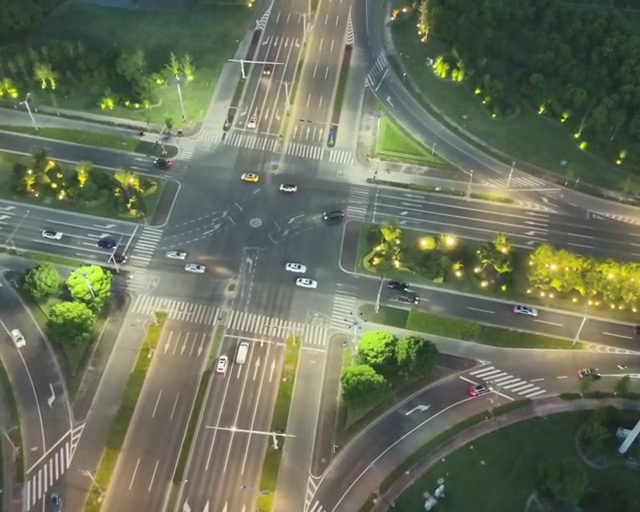
#> input picture fixtures/m3ot/clip/sequences/clip/rgb/000001.jpg, 640 x 512 px
$ python -i features.py   (imports and definitions only)   (older library calls are emulated)
#> lines starting #> are read from the running program, lines starting #| are printed output that depends on the picture
"""Kare istatistikleri (Faz 2 tasarımı §4.1, plan F2 Spec yorumları 7).

CPU'da hızlı, eğitimsiz ölçüler. RGB bellekte BGR uint8 (H, W, 3), IR gri uint8 (H, W).
Hesaplanamayan değer None (asla NaN): sonuçlar doğrudan JSON'a yazılır.
"""

from __future__ import annotations

import math
from functools import lru_cache

import cv2
import numpy as np

from baykus.data.illumination import mean_brightness

FEATURES = (
    "rgb_std",
    "rgb_noise",
    "rgb_blur",
    "rgb_brightness",
    "ir_std",
    "ir_noise",
    "ir_blur",
    "misalign_px",
    "misalign_response",
)

# Immerkær (1996): iki Laplace farkı; doğrusal eğimde ve sabit görüntüde sıfır yanıt
_IMMERKAER = np.array([[1, -2, 1], [-2, 4, -2], [1, -2, 1]], np.float32)


def _gray(bgr: np.ndarray) -> np.ndarray:
    return cv2.cvtColor(bgr, cv2.COLOR_BGR2GRAY)


# OpenCV istatistikleri numpy'dan ≈ 5-10 kat hızlı (tasarım §4.1: hedef < 5 ms / kare)
def pixel_std(gray: np.ndarray) -> float:
    return float(cv2.meanStdDev(gray)[1][0, 0])


# [7 lines left out: function noise_sigma, not called in this run]


def blur_score(gray: np.ndarray) -> float:
    """Laplace varyansı: düşükse görüntü bulanık."""
    return float(cv2.meanStdDev(cv2.Laplacian(gray, cv2.CV_32F))[1][0, 0] ** 2)


def _edges(gray: np.ndarray) -> np.ndarray:
    small = cv2.resize(
        gray, (gray.shape[1] // 2, gray.shape[0] // 2), interpolation=cv2.INTER_AREA
    ).astype(np.float64)
    gx = cv2.Sobel(small, cv2.CV_64F, 1, 0)
    gy = cv2.Sobel(small, cv2.CV_64F, 0, 1)
    return cv2.magnitude(gx, gy)


@lru_cache(maxsize=4)
def _window(w: int, h: int) -> np.ndarray:
    return cv2.createHanningWindow((w, h), cv2.CV_64F)


# [47 lines left out: functions misalign_vector, misalign, frame_features, not called in this run]

>>> import cv2
>>> picture = cv2.imread('../../../../fixtures/m3ot/clip/sequences/clip/rgb/000001.jpg', cv2.IMREAD_GRAYSCALE)
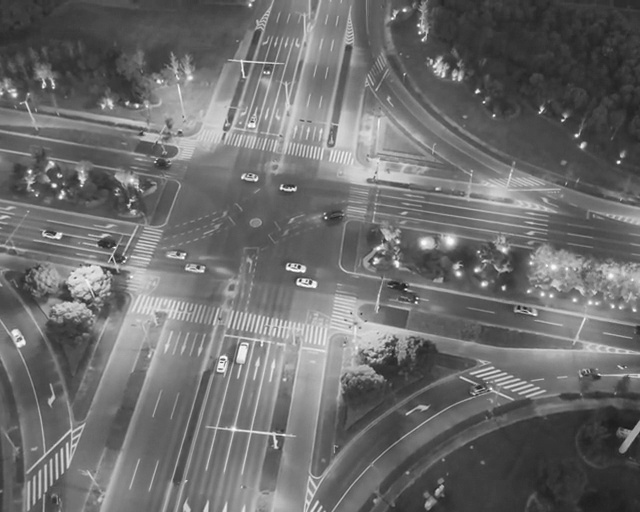
#> picture: shape (512, 640); min 24, max 255, mean 108.1
>>> result = _edges(picture)
#> in _edges, `small = cv2.resize( gray, (gray.shape[1] // 2, gray.shape[0] // 2), in..`:
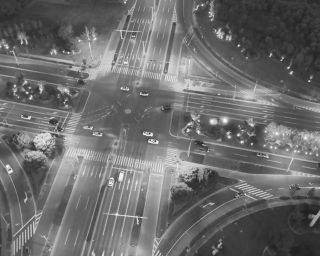
#> small: shape (256, 320) float64; min 30, max 250, mean 108.2
#> in _edges, `gx = cv2.Sobel(small, cv2.CV_64F, 1, 0)`:
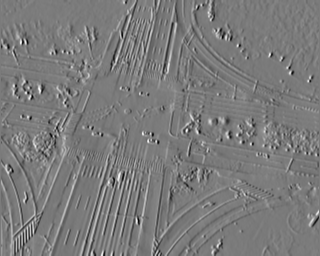
#> gx: shape (256, 320) float64; min -496, max 530, mean -0.4; drawn with min black and max white
#> in _edges, `gy = cv2.Sobel(small, cv2.CV_64F, 0, 1)`:
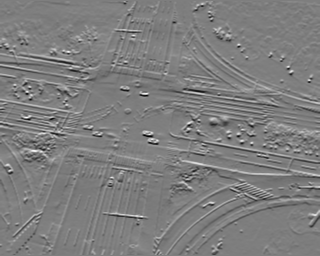
#> gy: shape (256, 320) float64; min -559, max 569, mean 0.6; drawn with min black and max white
#> in _edges, `return cv2.magnitude(gx, gy)`:
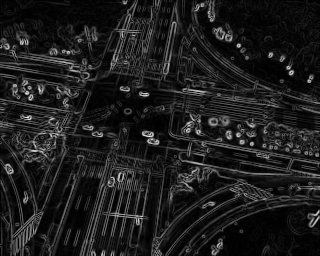
#> returned value: shape (256, 320) float64; min 0, max 630.4, mean 73.8; drawn with min black and max white
